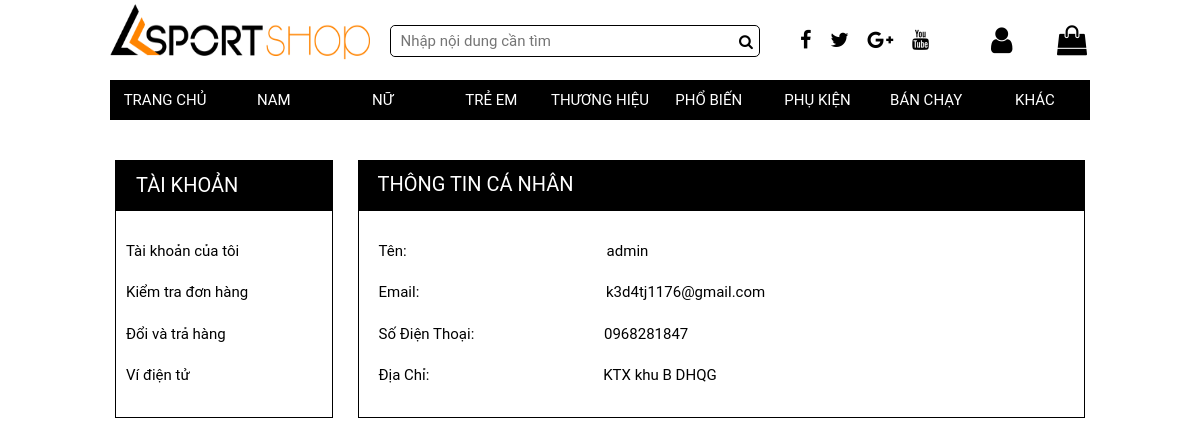
/account_index.php (signed in), run on the app's committed database.
### tables this page shows
CREATE TABLE `account` (
  `ID` int(11) NOT NULL,
  `UserName` varchar(100) DEFAULT NULL,
  `PassWord` varchar(50) DEFAULT NULL,
  `SDT` varchar(50) DEFAULT NULL,
  `Email` varchar(100) DEFAULT NULL,
  `DiaChi` varchar(200) DEFAULT NULL,
  `CreatedDate` datetime DEFAULT NULL,
  `ModifiedDate` datetime DEFAULT NULL
);

### connect.php (called while the page is built, shortened)
<?php
 class DataAccessHelper {
 	public function executeQuery($sql){
 		$result = $GLOBALS['conn']->query($sql);
 		return $result;
 	}
 }
 ?>

### tttk.php (the view)
<?php
if(isset($_SESSION['User_Name'])){
$get_username = $_SESSION['User_Name'];
$export = $db ->executeQuery("SELECT * FROM account where UserName = '$get_username' ");
$row = (mysqli_fetch_assoc($export));
}
?>
             <div class="conten-account">
            	<div class="tttk">THÔNG TIN CÁ NHÂN</div>
                <div class="tttk1">
                	<p>Tên:<span><?php echo $row['UserName']; ?></span></p>
                	<p>Email:<span style="padding-left:183px"> <?php echo $row['Email']; ?></span></p>
					<p>Số Điện Thoại:<span  style="padding-left:126px"> <?php echo $row['SDT']; ?></span></p>
					<p>Địa Chỉ: <span style="padding-left:170px"><?php echo $row['DiaChi']; ?></span></p>
                </div>
            </div>

### account_index.php (shortened to what this page needs)
<!DOCTYPE html PUBLIC "-//W3C//DTD XHTML 1.0 Transitional//EN" "http://www.w3.org/TR/xhtml1/DTD/xhtml1-transitional.dtd">
<html xmlns="http://www.w3.org/1999/xhtml">
<head>
<link rel="stylesheet" href="bootstrap-3.3.7-dist/css/bootstrap.min.css" />
<link rel="stylesheet" href="font-awesome-4.7.0/css/font-awesome.min.css" />
<link rel="stylesheet" href="css/css.css" />
</head>
<body>
<?php
include "header.php";
?>
<div class="main">
             <div class="sidebar-account">
             	<div class="p-sidebar">
                <p>TÀI KHOẢN</p>
             	<ul>
                    <li><a href="account_index.php">Tài khoản của tôi</a></li>
                    <li><a href="account_index.php?ktdh">Kiểm tra đơn hàng</a></li>
                    <li><a href="#">Đổi và trả hàng</a></li>
                    <li><a href="#">Ví điện tử</a></li>
                </ul>
                </div>
            </div>
 <?php
if(isset($_GET['ktdh'])){
include "ktdh.php";
}
else
	include "tttk.php";
?>
</body>
</html>

### header.php (shortened to what this page needs)
<link rel="stylesheet" href="css/css.css" />
<?php
include 'connect.php';
$db = new DataAccessHelper;
?>
    <div class="header">
     	<div class="header-left" >
          <div class="p-logo">
            <div class="logo">
				<a href="index.php"><img src="img/logo-lk (1).png"/></a>
           	 </div>
           </div>
         <div id="p-click-search" class="p-search">
            <div class="search">
            <form action="index.php" method="post">
            <ul style="list-style-type:none; display:inline-block; width:100%">
            <li><input type="text" name="search" size="40" placeholder="Nhập nội dung cần tìm" /></li>
 	         <li><button>
           	 <a><span style="color:#000" class="fa fa-search" aria-hidden="true"></span></a>
            </button></li>
            </ul>
            </form>
           </div>
		</div>
     </div>
     <div class="header-right" >
        	<div class="p-link">
            	<div class="link">
            	<a href="https://www.facebook.com"><span style="color:#000; font-size:20px" class="fa fa-facebook" aria-hidden="true"></span></a>
				<a href="https://www.google.com.vn"><span style="color:#000;margin-left:5px; font-size:20px" class="fa fa-twitter fa" aria-hidden="true"></span></a>
                <a href="https://twitter.com"><span style="color:#000;margin-left:5px; font-size:20px"  class="fa fa-google-plus fa" aria-hidden="true"></span></a>
                <a href="https://www.youtube.com/"><span style="color:#000; margin-left:5px; font-size:20px"  class="fa fa-youtube fa" aria-hidden="true"></span></a>
                </div>
            </div>
            <div  id="p-account">
            <ul>
           		<li class="account"><i  class="fa fa-user fa-2x" aria-hidden="true"></i>
                </li>
                <li class="bag"><i  class="fa fa-shopping-bag fa-2x" aria-hidden="true"></i>
                </li>
        	</ul>
            </div>
	</div>
</div>
  <div id="menu">
  <ul>
    <li><a href="index.php">TRANG CHỦ</a></li>
    <li><a href="index.php?ac_menu=nam">NAM</a>
    </li>
    <li><a href="index.php?ac_menu=nu">NỮ</a>
    </li>
    <li><a href="index.php?ac_menu=treem">TRẺ EM</a>
    </li>
    <li><a href="#">THƯƠNG HIỆU</a>
    </li>
    <li><a href="#">PHỔ BIẾN</a></li>
    <li><a href="#">PHỤ KIỆN</a></li>
    <li><a href="#">BÁN CHẠY</a></li>
    <li><a href="#">KHÁC</a></li>
  </ul>
</div>

### css/css.css (style rules this page uses)
* { margin:0px; padding:0px; }
a, a:visited, a:active { text-decoration:none; }
body { color:#000; font-family: "Roboto","segoe ui",Helvetica,Arial,sans-serif; font-size:15px; }
.header { width:980px; margin:0 auto; height:80px; top:10px; }
.header-left { width:650px; height:80px; float:left; }
.header-right { width:330px; height:80px; float:left; }
.p-logo { height:80px; width:40%; float:left; }
.logo img { width:100%; height:60px; }
.p-search { height:80px; width:60%; float:right; }
.search { background-color:#FFF; float:right; margin-top:25px; height:32px; border-radius:5px; border:1px solid #000; width:95%; }
.search button { width:5%; margin-right:1%; border:0px; padding-top:8px; background-color:#FFF; }
.search form input { width:94%; float:left; height:30px; padding-left:10px; outline:none; text-decoration:none; border-radius:5px; background-color:#FFF; border:0px; }
#p-account { width:40%; height:100%; float:right; }
#p-account ul { list-style-type:none; }
#p-account li { position:relative; }
.account { width:50%; float:left; padding-top:25px; padding-left:25%; }
.bag { width:50%; float:right; padding-top:25px; padding-left:25%; position:relative; }
.link { margin-top:30px; margin-left:30px; }
.p-link { float:left; width:60%; height:100%; }
.link a { margin-left:10px; }
#menu ul { text-align:center; }
#menu ul li { display:inline-block; width:105px; height:40px; line-height:40px; position:relative; }
#menu a { display:block; text-decoration:none; height:40px; }
#menu { width:980px; margin:0 auto; background-color:#000; }
.main { margin:0 auto; width:970px; }
.tttk { font-size:20px; margin-top:30px; background-color:#000; color:#FFF; height:50px; padding-top:10px; padding-left:20px; }
.tttk1 { border:1px solid; padding-top:20px; padding-left:20px; padding-bottom:20px; }
.tttk1 p { padding-top:10px; }
.tttk1 span { padding-left:200px; }
.sidebar-account { float:left; width:25%; }
.p-sidebar { margin-top:30px; width:90%; border:1px solid #000; padding-bottom:20px; }
.p-sidebar p { font-size:20px; background-color:#000; color:#FFF; height:50px; padding-top:10px; padding-left:20px; }
.conten-account { float:right; width:75%; }
.p-sidebar ul li { padding-left:10px; padding-top:20px; list-style-type:none; }
.p-sidebar ul li a { color:#000; }

### account_index.php (style rules this page uses)
a { color:#FFF; }

### data on the page
account: UserName "admin", Email "k3d4tj1176@gmail.com", SDT "0968281847", DiaChi "KTX khu B DHQG"
